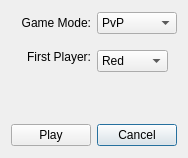
<?xml version="1.0" encoding="UTF-8"?>
<ui version="4.0">
 <class>Dialog</class>
 <widget class="QDialog" name="Dialog">
  <property name="geometry">
   <rect>
    <x>0</x>
    <y>0</y>
    <width>184</width>
    <height>158</height>
   </rect>
  </property>
  <property name="sizePolicy">
   <sizepolicy hsizetype="Minimum" vsizetype="Minimum">
    <horstretch>0</horstretch>
    <verstretch>0</verstretch>
   </sizepolicy>
  </property>
  <property name="maximumSize">
   <size>
    <width>184</width>
    <height>158</height>
   </size>
  </property>
  <property name="windowTitle">
   <string>Dialog</string>
  </property>
  <property name="layoutDirection">
   <enum>Qt::LeftToRight</enum>
  </property>
  <layout class="QGridLayout" name="gridLayout_2">
   <item row="0" column="0">
    <widget class="QLabel" name="label">
     <property name="text">
      <string>Game Mode:</string>
     </property>
     <property name="alignment">
      <set>Qt::AlignRight|Qt::AlignTrailing|Qt::AlignVCenter</set>
     </property>
     <property name="buddy">
      <cstring>ModeSelector</cstring>
     </property>
    </widget>
   </item>
   <item row="1" column="0" colspan="2">
    <widget class="QStackedWidget" name="stackedWidget">
     <property name="sizePolicy">
      <sizepolicy hsizetype="Preferred" vsizetype="MinimumExpanding">
       <horstretch>0</horstretch>
       <verstretch>0</verstretch>
      </sizepolicy>
     </property>
     <property name="maximumSize">
      <size>
       <width>166</width>
       <height>76</height>
      </size>
     </property>
     <property name="layoutDirection">
      <enum>Qt::LeftToRight</enum>
     </property>
     <property name="currentIndex">
      <number>0</number>
     </property>
     <widget class="QWidget" name="page">
      <layout class="QGridLayout" name="gridLayout_3">
       <item row="0" column="1" alignment="Qt::AlignTop">
        <widget class="QComboBox" name="PvPFirstSelector">
         <item>
          <property name="text">
           <string>Red</string>
          </property>
         </item>
         <item>
          <property name="text">
           <string>Black</string>
          </property>
         </item>
        </widget>
       </item>
       <item row="0" column="0" alignment="Qt::AlignTop">
        <widget class="QLabel" name="label_2">
         <property name="text">
          <string>First Player:</string>
         </property>
         <property name="alignment">
          <set>Qt::AlignRight|Qt::AlignTrailing|Qt::AlignVCenter</set>
         </property>
         <property name="buddy">
          <cstring>PvPFirstSelector</cstring>
         </property>
        </widget>
       </item>
      </layout>
     </widget>
     <widget class="QWidget" name="page_2">
      <layout class="QGridLayout" name="gridLayout">
       <item row="0" column="0">
        <widget class="QLabel" name="label_3">
         <property name="text">
          <string>AI Color:</string>
         </property>
         <property name="buddy">
          <cstring>AIColorSelector</cstring>
         </property>
        </widget>
       </item>
       <item row="0" column="1">
        <widget class="QComboBox" name="AIColorSelector">
         <item>
          <property name="text">
           <string>Red</string>
          </property>
         </item>
         <item>
          <property name="text">
           <string>Black</string>
          </property>
         </item>
        </widget>
       </item>
       <item row="1" column="0">
        <widget class="QLabel" name="label_4">
         <property name="text">
          <string>First Player</string>
         </property>
         <property name="buddy">
          <cstring>PvAIFirstSelector</cstring>
         </property>
        </widget>
       </item>
       <item row="1" column="1">
        <widget class="QComboBox" name="PvAIFirstSelector">
         <item>
          <property name="text">
           <string>Red</string>
          </property>
         </item>
         <item>
          <property name="text">
           <string>Black</string>
          </property>
         </item>
        </widget>
       </item>
      </layout>
     </widget>
    </widget>
   </item>
   <item row="0" column="1">
    <widget class="QComboBox" name="ModeSelector">
     <item>
      <property name="text">
       <string>PvP</string>
      </property>
     </item>
     <item>
      <property name="text">
       <string>PvAI</string>
      </property>
     </item>
    </widget>
   </item>
   <item row="2" column="1">
    <widget class="QPushButton" name="NewGame_Cancel">
     <property name="text">
      <string>Cancel</string>
     </property>
    </widget>
   </item>
   <item row="2" column="0">
    <widget class="QPushButton" name="NewGame_Play">
     <property name="text">
      <string>Play</string>
     </property>
    </widget>
   </item>
  </layout>
 </widget>
 <resources/>
 <connections>
  <connection>
   <sender>ModeSelector</sender>
   <signal>activated(int)</signal>
   <receiver>stackedWidget</receiver>
   <slot>setCurrentIndex(int)</slot>
   <hints>
    <hint type="sourcelabel">
     <x>217</x>
     <y>57</y>
    </hint>
    <hint type="destinationlabel">
     <x>152</x>
     <y>138</y>
    </hint>
   </hints>
  </connection>
  <connection>
   <sender>NewGame_Cancel</sender>
   <signal>clicked()</signal>
   <receiver>Dialog</receiver>
   <slot>reject()</slot>
   <hints>
    <hint type="sourcelabel">
     <x>232</x>
     <y>253</y>
    </hint>
    <hint type="destinationlabel">
     <x>183</x>
     <y>157</y>
    </hint>
   </hints>
  </connection>
 </connections>
</ui>
